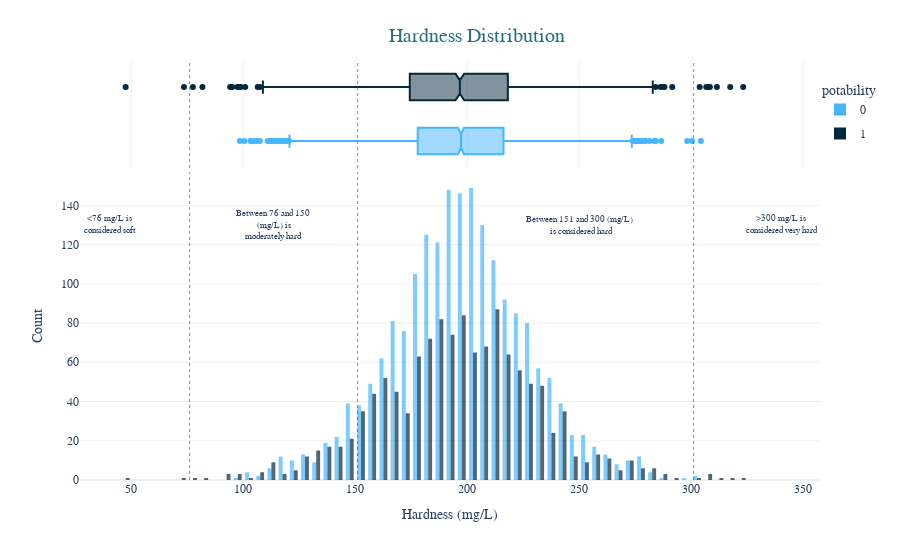

The code cell stored with this chart in its notebook:
### Markdown cell above
## HARDNESS OF WATER

### Code cell
fig = px.histogram(df,x='hardness',y=Counter(df['hardness']),color='potability',template='plotly_white',
                  marginal='box',opacity=0.7,nbins=100,color_discrete_sequence=[colors[1],colors[3]],
                  barmode='group',histfunc='count')

fig.add_vline(x=151, line_width=1, line_color=colors[2],line_dash='dot',opacity=0.7)
fig.add_vline(x=301, line_width=1, line_color=colors[2],line_dash='dot',opacity=0.7)
fig.add_vline(x=76, line_width=1, line_color=colors[2],line_dash='dot',opacity=0.7)

fig.add_annotation(text='<76 mg/L is<br> considered soft',x=40,y=130,showarrow=False,font_size=9)
fig.add_annotation(text='Between 76 and 150<br> (mg/L) is<br>moderately hard',x=113,y=130,showarrow=False,font_size=9)
fig.add_annotation(text='Between 151 and 300 (mg/L)<br> is considered hard',x=250,y=130,showarrow=False,font_size=9)
fig.add_annotation(text='>300 mg/L is<br> considered very hard',x=340,y=130,showarrow=False,font_size=9)

fig.update_layout(
    font_family='monospace',
    title=dict(text='Hardness Distribution',x=0.53,y=0.95,
               font=dict(color=colors[2],size=20)),
    xaxis_title_text='Hardness (mg/L)',
    yaxis_title_text='Count',
    legend=dict(x=1,y=0.96,bordercolor=colors[1],borderwidth=0,tracegroupgap=5),
    bargap=0.3,
)
fig.show()

### Figure 1 — Plotly figure (JSON) as saved in the notebook; plotly's stock layout.template omitted (floating-point values rounded to 4 significant figures; data arrays with more than 128 entries replaced by an {"elided": "..."} marker saying what was removed)
{"data": [{"alignmentgroup": "True", "bingroup": "x", "histfunc": "count", "hovertemplate": "potability=0<br>hardness=%{x}<br>count=%{y}<extra></extra>", "legendgroup": "0", "marker": {"color": "#47B5FF", "opacity": 0.7, "pattern": {"shape": ""}}, "name": "0", "nbinsx": 100, "offsetgroup": "0", "orientation": "v", "showlegend": true, "type": "histogram", "x": {"elided": "1998 float values"}, "xaxis": "x", "y": {"elided": "1998 int values"}, "yaxis": "y"}, {"alignmentgroup": "True", "hovertemplate": "potability=0<br>hardness=%{x}<extra></extra>", "legendgroup": "0", "marker": {"color": "#47B5FF"}, "name": "0", "notched": true, "offsetgroup": "0", "showlegend": false, "type": "box", "x": {"elided": "1998 float values"}, "xaxis": "x2", "yaxis": "y2"}, {"alignmentgroup": "True", "bingroup": "x", "histfunc": "count", "hovertemplate": "potability=1<br>hardness=%{x}<br>count=%{y}<extra></extra>", "legendgroup": "1", "marker": {"color": "#06283D", "opacity": 0.7, "pattern": {"shape": ""}}, "name": "1", "nbinsx": 100, "offsetgroup": "1", "orientation": "v", "showlegend": true, "type": "histogram", "x": {"elided": "1278 float values"}, "xaxis": "x", "y": {"elided": "1278 int values"}, "yaxis": "y"}, {"alignmentgroup": "True", "hovertemplate": "potability=1<br>hardness=%{x}<extra></extra>", "legendgroup": "1", "marker": {"color": "#06283D"}, "name": "1", "notched": true, "offsetgroup": "1", "showlegend": false, "type": "box", "x": {"elided": "1278 float values"}, "xaxis": "x2", "yaxis": "y2"}], "layout": {"annotations": [{"font": {"size": 9}, "showarrow": false, "text": "<76 mg/L is<br> considered soft", "x": 40, "y": 130}, {"font": {"size": 9}, "showarrow": false, "text": "Between 76 and 150<br> (mg/L) is<br>moderately hard", "x": 113, "y": 130}, {"font": {"size": 9}, "showarrow": false, "text": "Between 151 and 300 (mg/L)<br> is considered hard", "x": 250, "y": 130}, {"font": {"size": 9}, "showarrow": false, "text": ">300 mg/L is<br> considered very hard", "x": 340, "y": 130}], "bargap": 0.3, "barmode": "group", "font": {"family": "monospace"}, "legend": {"bordercolor": "#47B5FF", "borderwidth": 0, "title": {"text": "potability"}, "tracegroupgap": 5, "x": 1, "y": 0.96}, "margin": {"t": 60}, "shapes": [{"line": {"color": "#256D85", "dash": "dot", "width": 1}, "opacity": 0.7, "type": "line", "x0": 151, "x1": 151, "xref": "x", "y0": 0, "y1": 1, "yref": "y domain"}, {"line": {"color": "#256D85", "dash": "dot", "width": 1}, "opacity": 0.7, "type": "line", "x0": 151, "x1": 151, "xref": "x2", "y0": 0, "y1": 1, "yref": "y2 domain"}, {"line": {"color": "#256D85", "dash": "dot", "width": 1}, "opacity": 0.7, "type": "line", "x0": 301, "x1": 301, "xref": "x", "y0": 0, "y1": 1, "yref": "y domain"}, {"line": {"color": "#256D85", "dash": "dot", "width": 1}, "opacity": 0.7, "type": "line", "x0": 301, "x1": 301, "xref": "x2", "y0": 0, "y1": 1, "yref": "y2 domain"}, {"line": {"color": "#256D85", "dash": "dot", "width": 1}, "opacity": 0.7, "type": "line", "x0": 76, "x1": 76, "xref": "x", "y0": 0, "y1": 1, "yref": "y domain"}, {"line": {"color": "#256D85", "dash": "dot", "width": 1}, "opacity": 0.7, "type": "line", "x0": 76, "x1": 76, "xref": "x2", "y0": 0, "y1": 1, "yref": "y2 domain"}], "title": {"font": {"color": "#256D85", "size": 20}, "text": "Hardness Distribution", "x": 0.53, "y": 0.95}, "xaxis": {"anchor": "y", "domain": [0, 1], "title": {"text": "Hardness (mg/L)"}}, "xaxis2": {"anchor": "y2", "domain": [0, 1], "matches": "x", "showgrid": true, "showticklabels": false}, "yaxis": {"anchor": "x", "domain": [0, 0.7326], "title": {"text": "Count"}}, "yaxis2": {"anchor": "x2", "domain": [0.7426, 1], "matches": "y2", "showgrid": false, "showline": false, "showticklabels": false, "ticks": ""}}}
